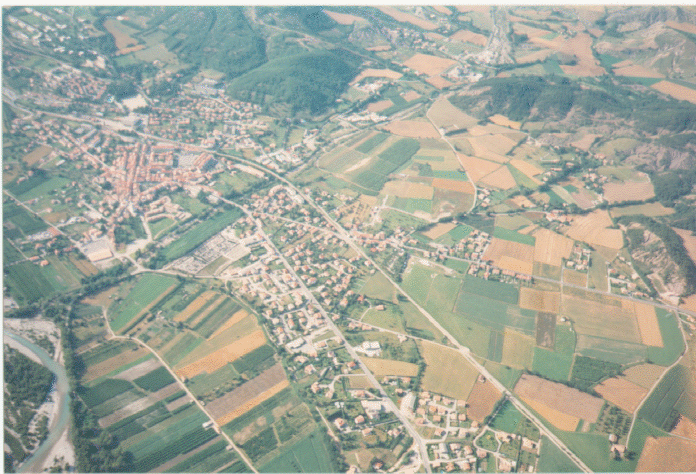
#> input picture thresholding/trigo.png, 696 x 474 px
$ python treshtrigo.py
#> lines starting #> are read from the running program, lines starting #| are printed output that depends on the picture
import cv2
import numpy as np
from matplotlib import pyplot as plt
fig,axs=plt.subplots(1,3)
img = cv2.imread('trigo.png')
#> img is the input picture: shape (474, 696, 3); mean B, G, R 155.5, 167.3, 162.6
axs[0].imshow(cv2.cvtColor(img, cv2.COLOR_BGR2RGB))
color = ('b','g','r')
for i, c in enumerate(color):
    hist = cv2.calcHist([img], [i], None, [256], [0, 256])
    axs[1].plot(hist, color = c)
height, width , canal= img.shape
#> height = 474; width = 696; canal = 3
for i in range(height):
    for j in range(width):
            if img[i][j][0]<=121 or img[i][j][1]<=144 or img[i][j][2]<=184:
                img[i][j][0]=0
                img[i][j][1]=0
                img[i][j][2]=0
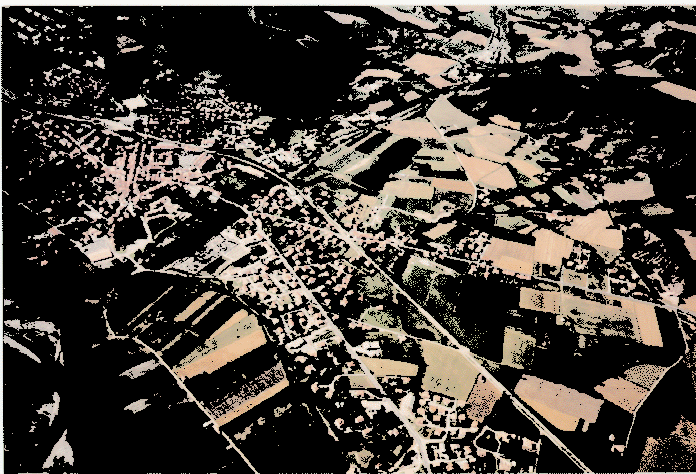
#> img: shape (474, 696, 3); mean B, G, R 58.3, 64.6, 70.6
axs[2].imshow(cv2.cvtColor(img, cv2.COLOR_BGR2RGB))
plt.show()
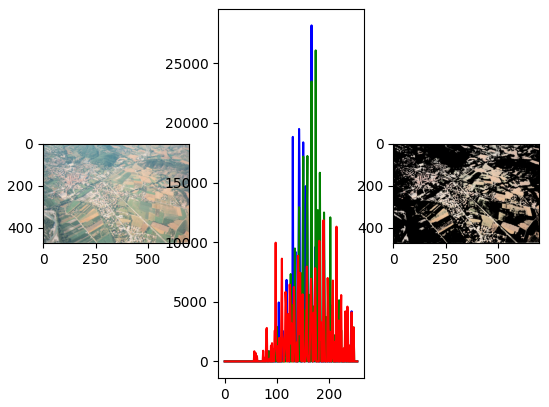
#> figure drawn by matplotlib, 3 panels; panel 2: curve peaks at x = 167, y = 28173; panel 2: curve peaks at x = 175, y = 26076; panel 2: curve peaks at x = 190, y = 11835
